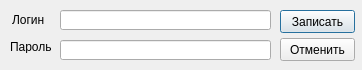
<?xml version="1.0" encoding="UTF-8"?>
<ui version="4.0">
 <class>tEditLoginPass</class>
 <widget class="QDialog" name="tEditLoginPass">
  <property name="geometry">
   <rect>
    <x>0</x>
    <y>0</y>
    <width>362</width>
    <height>70</height>
   </rect>
  </property>
  <property name="minimumSize">
   <size>
    <width>362</width>
    <height>70</height>
   </size>
  </property>
  <property name="maximumSize">
   <size>
    <width>362</width>
    <height>70</height>
   </size>
  </property>
  <property name="windowTitle">
   <string>Редактирование учетных данных</string>
  </property>
  <widget class="QLineEdit" name="leLogin">
   <property name="geometry">
    <rect>
     <x>60</x>
     <y>10</y>
     <width>211</width>
     <height>20</height>
    </rect>
   </property>
  </widget>
  <widget class="QLineEdit" name="lePassword">
   <property name="geometry">
    <rect>
     <x>60</x>
     <y>40</y>
     <width>211</width>
     <height>20</height>
    </rect>
   </property>
   <property name="echoMode">
    <enum>QLineEdit::Password</enum>
   </property>
  </widget>
  <widget class="QLabel" name="label">
   <property name="geometry">
    <rect>
     <x>12</x>
     <y>13</y>
     <width>46</width>
     <height>13</height>
    </rect>
   </property>
   <property name="text">
    <string>Логин</string>
   </property>
  </widget>
  <widget class="QLabel" name="label_2">
   <property name="geometry">
    <rect>
     <x>10</x>
     <y>40</y>
     <width>46</width>
     <height>13</height>
    </rect>
   </property>
   <property name="text">
    <string>Пароль</string>
   </property>
  </widget>
  <widget class="QPushButton" name="pushButton">
   <property name="geometry">
    <rect>
     <x>280</x>
     <y>10</y>
     <width>75</width>
     <height>23</height>
    </rect>
   </property>
   <property name="text">
    <string>Записать</string>
   </property>
  </widget>
  <widget class="QPushButton" name="pushButton_2">
   <property name="geometry">
    <rect>
     <x>280</x>
     <y>38</y>
     <width>75</width>
     <height>23</height>
    </rect>
   </property>
   <property name="text">
    <string>Отменить</string>
   </property>
  </widget>
 </widget>
 <resources/>
 <connections/>
 <slots>
  <slot>OnSave()</slot>
  <slot>OnCancel()</slot>
 </slots>
</ui>
